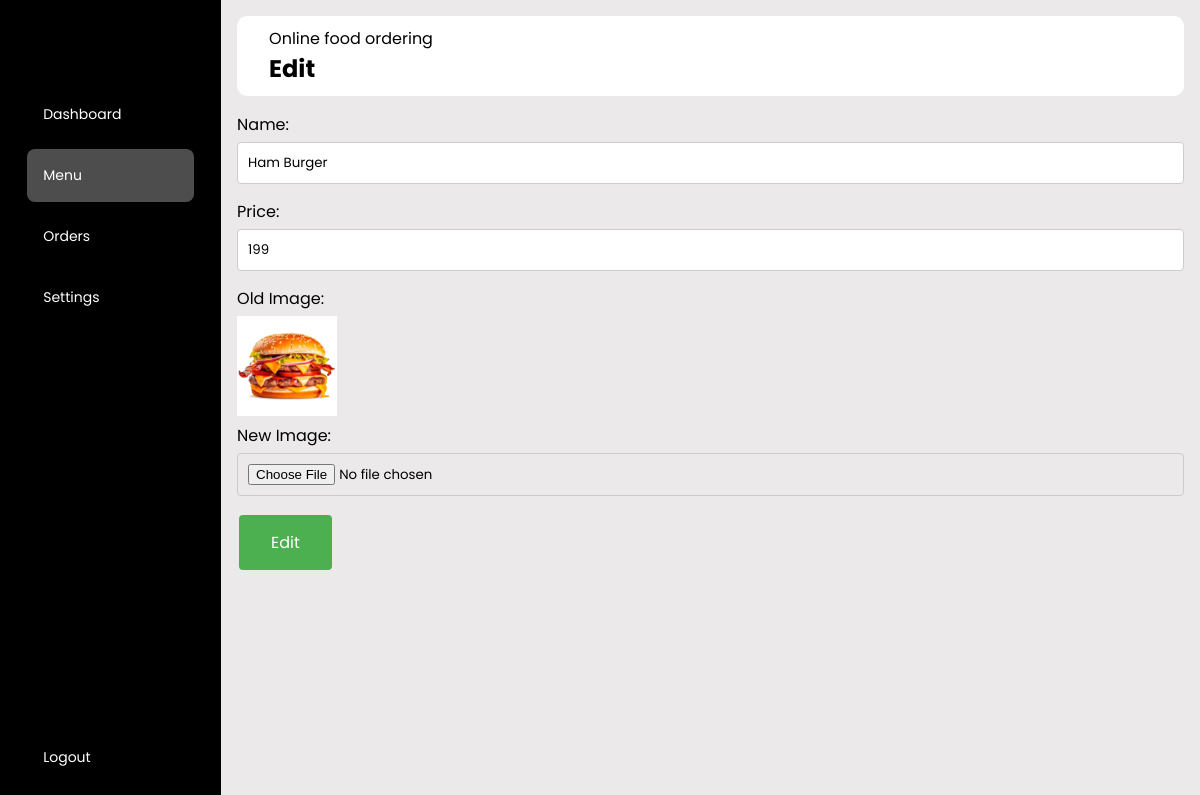
/admin/edit_menu_item.php?id=36 (signed in), run on the app's committed database.
### tables this page shows
CREATE TABLE `foods` (
  `id` int(11) NOT NULL,
  `name` varchar(200) NOT NULL,
  `description` text NOT NULL,
  `price` bigint(20) NOT NULL,
  `image_path` varchar(100) NOT NULL
);

### admin/edit_menu_item.php (the view, shortened to what this page needs)
<?php session_start();
if(isset($_GET['id'])){
    $id = $_GET['id'];
    include_once '../utils/db.php';
    $query = "SELECT * FROM foods WHERE id = $id";
    $result = $conn->query($query);
    if($result->num_rows > 0){
        $row = $result->fetch_assoc();
    } else {
        header('Location: ../admin/menu.php?error=Menu item not found');
        exit();
    }
} else {
    header('Location: ../admin/menu.php?error=Invalid request');
    exit();
}
?>
<!DOCTYPE html>
<html lang="en">
<head>
  <link rel="stylesheet" href="../css/dashboard.css">
  <link rel="stylesheet" href="https://cdnjs.cloudflare.com/ajax/libs/font-awesome/6.5.1/css/all.min.css"
 />
</head>
<body>
  <div class="sidebar">
    <div class="logo"></div>
    <ul class="menu">
      <li >
        <a href="./dashboard.php">
          <span>Dashboard</span>
        </a>
      </li>
      <li class="active">
        <a href="./menu.php">
          <span>Menu</span>
        </a>
      </li>
      <li>
        <a href="./orders.php">
          <span>Orders</span>
        </a>
      </li>
      <li>
        <a href="">
          <span>Settings</span>
        </a>
      </li>
      <li class="logout">
        <a href="">
          <span><a href="../actions/logout_action.php">Logout</a></span>
        </a>
      </li>
    </ul>
  </div>
  <div class="main_content">
    <div class="header">
      <div class="header_title">
        <span>Online food ordering</span>
        <h2>Edit</h2>
      </div>
    </div>
    <form action="../actions/edit_menu_item_action.php" method="post" enctype="multipart/form-data">
      <div class="form-group">
        <label for="name">Name:</label>
        <input type="text" id="name" name="name" value="<?php echo $row['name']; ?>" required>
      </div>
      <div class="form-group">
        <label for="price">Price:</label>
        <input type="number" id="price" name="price" value="<?php echo $row['price']; ?>" required>
      </div>
        <div class="form-group">
            <label>Old Image: </label>
            <img src="../<?php echo $row['image_path']; ?>" alt="<?php echo $row['name']; ?>" style="width: 100px;">
            <label>New Image:</label>
            <input type="file" id="image" name="image" required>
        </div>
        <button type="submit">Edit</button>
    </form>
  </div>
</body>
</html>

### css/dashboard.css (style rules this page uses)
* { margin: 0; padding: 0; border: none; outline: none; box-sizing: border-box; font-family: "Poppins", sans-serif; }
body { display: flex; }
.sidebar { position: sticky; top: 0; left: 0; bottom: 0; width: 260px; height: 100vh; padding: 0 1.7rem; color: #fff; overflow: hidden; background-color: black; }
.logo { height: 80px; padding: 16px; }
.menu { height: 88%; position: relative; list-style: none; padding: 0; }
.menu li { padding: 1rem; margin: 8px 0; border-radius: 8px; transition: all 0.5s ease-in-out; }
.menu li:hover , .active { background: #e0e0e058; }
.menu a { color: #fff; font-size: 14px; text-decoration: none; display: flex; align-items: center; gap: 1.5rem; }
.menu a span { overflow: hidden; }
.logout { position: absolute; bottom: 0; left: 0; width: 100%; }
.main_content { position: relative; background: #ebe9e9; width: 100%; padding: 1rem; }
.header { display: flex; justify-content: space-between; align-items: center; flex-wrap: wrap; background: #fff; border-radius: 10px; padding: 10px 2rem; margin-bottom: 1rem; }
.header_title { color:black; }

### admin/edit_menu_item.php (style rules this page uses)
.form-group { margin-bottom: 15px; }
.form-group label { display: block; margin-bottom: 5px; }
.form-group input { width: 100%; padding: 10px; border: 1px solid #ccc; border-radius: 4px; }
button[type="submit"] { background-color: #4CAF50; border: none; color: white; padding: 15px 32px; text-align: center; text-decoration: none; display: inline-block; font-size: 16px; margin: 4px 2px; cursor: pointer; border-radius: 4px; }

### data on the page
foods: name "Ham Burger", price "199", image_path (picture)
